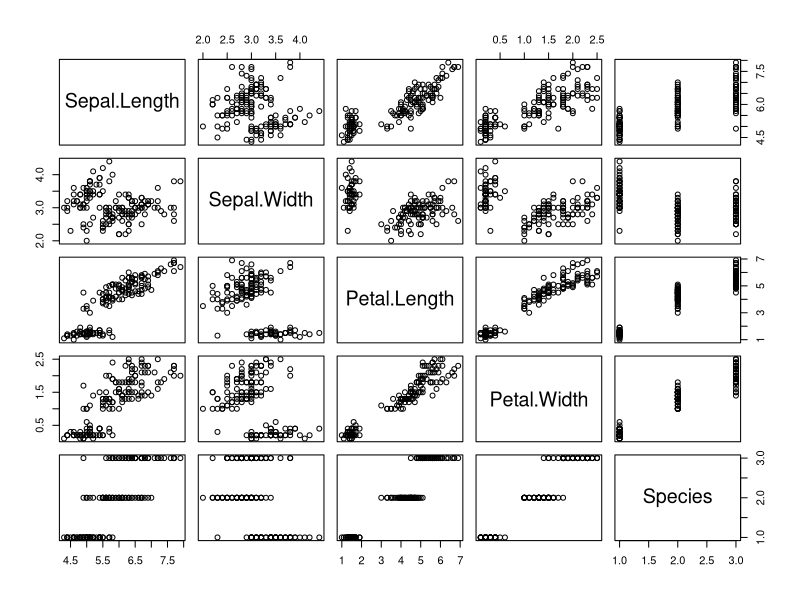
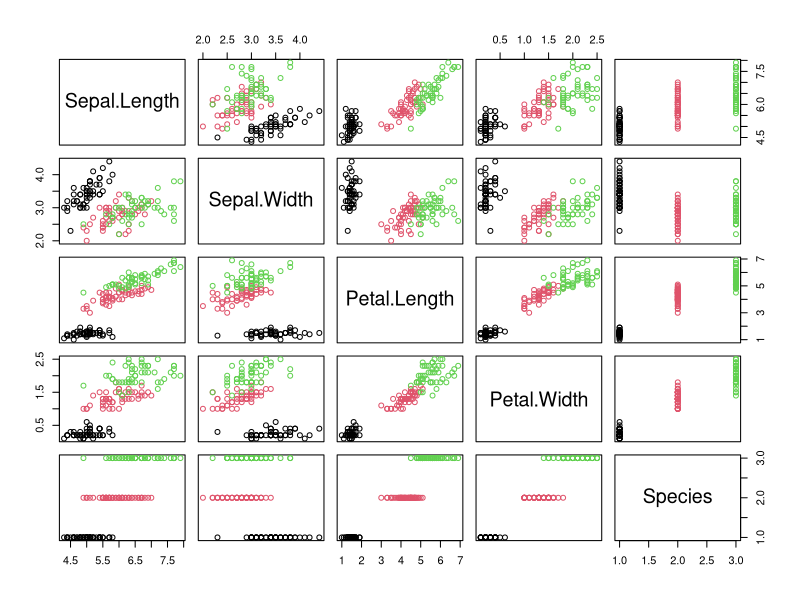

These charts were generated, in order, by the following R code: (Note: this script raises an error after producing the figures.)
I = diag(5)
J = matrix(1, 5, 5)
H = I - J / 5 
H
# -------------------------------------------

H <- function(n) {
  I = diag(n)
  J = matrix(1, n, n)
  H = I - J / n 
  H
}

H(5)
# ------------------------------------------------------------------------------------------

A = H(150)
colSums(eigen(A)$vectors)
# -----------------------------------------------------------------------

X = as.matrix(iris[,1:4])
X_ = H(150)%*%X
X_
# ---------------------------------------------------------------------------------

S = (t(X)%*%H(150)%*%X)/150 
S
# ----------------------------------------------------------------------------------------------------------------
varianza_generalizada = prod(eigen(S)$values)
varianza_generalizada

variacion_total = sum(eigen(S)$values)
variacion_total

coeficiente_dependencia = 1 - det(cor(X))
coeficiente_dependencia
# ----------------------------------------------------------------------------------------

pairs(iris)
# ----------------------------------------------------------------------------------

pairs(iris, col = iris$Species)
# -------------------------------------------------------------------------

hh = as.matrix(mtcars)
hh

xih = hh['Mazda RX4',]
xjh = hh['Datsun 710',]
dE = sqrt(sum((xih - xjh)^2))
dE
# -------------------------------------------------------------------------

xih = hh['Fiat 128',]
xjh = hh['Maserati Bora',]
shh<-diag(cov(hh))
dP = sqrt(sum((xih - xjh)^2/shh))
dP
# -------------------------------------------------------------------------

xi = hh['Duster 360',]
xj = hh['Honda Civic',]
S = cov(hh)
I = diag(1,ncol(hh))
dM = sqrt((matrix((xi - xj), nrow = 1, byrow = FALSE))%*%solve(S,I)%*%t(matrix((xi - xj), nrow = 1, byrow = FALSE)))
dM
# -------------------------------------------------------------------------

dist_euclidiana <- function(hh, n, m) {
  xih = hh[n,]
  xjh = hh[m,]
  dE = sqrt(sum((xih - xjh)^2))
  dE
}

dist_euclidiana(hh, 'Mazda RX4', 'Datsun 710')
# -------------------------------------------------------------------------

dist_pearson <- function(hh, n, m) {
  xih = hh[n,]
  xjh = hh[m,]
  shh<-diag(cov(hh))
  dP = sqrt(sum((xih - xjh)^2/shh))
  dP
}

dist_pearson(hh, 'Fiat 128', 'Maserati Bora')
# -------------------------------------------------------------------------

dist_mahalanobis <- function(hh, n, m) {
  xi = hh[n,]
  xj = hh[m,]
  S = cov(hh)
  I = diag(1,ncol(hh))
  dM = sqrt((matrix((xi - xj), nrow = 1, byrow = FALSE))%*%solve(S,I)%*%t(matrix((xi - xj), nrow = 1, byrow = FALSE)))
  dM
}

dist_mahalanobis(hh, 'Duster 360', 'Honda Civic')
# -------------------------------------------------------------------------

for (i in 1:5) {
  item = dist_mahalanobis(hh, 1, i)
  print(item)
}
# -------------------------------------------------------------------------

A = matrix(c(1,3,2,2,0,1,4,5,6,3,2,1), nrow = 4, byrow = TRUE)
A
D = svd(A)$d
U = svd(A)$u
V = svd(A)$v

D[3] = 0 
A_asterisco = U%*%diag(D)%*%t(V)
A_asterisco
--------------------------------------------------------------------------------------
alcornoques

X_ = colMeans(alcornoques)
X_

S = (t(alcornoques)%*%H(nrow(alcornoques))%*%alcornoques)/nrow(alcornoques)
S

R = cor(alcornoques)
R

pairs(alcornoques, panel=panel.smooth, diag.panel = panel.hist, cex.labels = 1, font.labels=1)

alcornoques

y1 = alcornoques%*%c(1,-1,1,-1)
y1_media = mean(y1)
y1_media
y1_varianza = (t(y1)%*%H(nrow(y1))%*%y1)/nrow(y1)
y1_varianza

y2 = alcornoques%*%c(1,0,-1,0)
y2_media = mean(y2)
y2_media
y2_varianza = (t(y2)%*%H(nrow(y2))%*%y2)/nrow(y2)
y2_varianza

y3 = alcornoques%*%c(0,1,0,-1)
y3_media = mean(y3)
y3_media
y3_varianza = (t(y3)%*%H(nrow(y3))%*%y3)/nrow(y3)
y3_varianza

Z1 = y1/2
Z1
Z1_media = mean(Z1)
Z1_media
Z1_varianza = (t(Z1)%*%H(nrow(Z1))%*%Z1)/nrow(Z1)
Z1_varianza

Z2 = y2/sqrt(2)
Z2
Z2_media = mean(Z2)
Z2_media
Z2_varianza = (t(Z2)%*%H(nrow(Z2))%*%Z2)/nrow(Z2)
Z2_varianza

Z3 = y3/sqrt(2)
Z3
Z3_media = mean(Z3)
Z3_media
Z3_varianza = (t(Z3)%*%H(nrow(Z3))%*%Z3)/nrow(Z3)
Z3_varianza


#Ejemplo 2
familias

x <- familias[1:4,1:2]
y <- familias[1:4,3:4]
x2 = familias[,1:2]
y2 = familias[,3:4]

H <- function(mat) {
  diag(nrow(mat)) - matrix(1,nrow(mat),nrow(mat))/nrow(mat)
}

CC <- function(mat) {
  H(mat)%*%mat
}

tr <- function(mat) {
  sum(diag(mat))
}

b <- function(x, y) {
  xc <- CC(x)
  yc <- CC(y)
  M <-sqrt(tr(t(xc)%*%yc%*%t(yc)%*%xc))
  P <- tr(t(xc)%*%xc)
  return(M/P)
}

TT <- function(x, y) {
  xc <- CC(x)
  yc <- CC(y)
  fs <- svd(t(xc)%*%yc)
  return(fs$u%*%t(fs$v))
}

c <- function(x, y) {
  colMeans(y) - b(x,y) * colMeans(x)%*%TT(x,y)
}

y_est <- b(x,y)*x%*%TT(x,y)+matrix(1,nrow(x),1)%*%c(x,y)
cbind(y,y_est)

